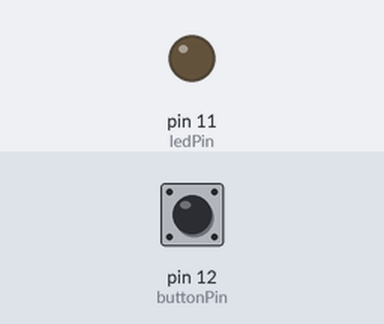
Bench run of a program on a simulated Raspberry Pi (header pin numbers). Shown: output pins drawn as LEDs (lit = HIGH). The test bench sets the inputs (shaded band); at power-on: pin 12 (buttonPin) HIGH. What the program prints to the terminal is not drawn.

Above: at 1.2 s.
1.3 s: pin 12 (buttonPin) pulled LOW for 0.15 s
At 1.37 s:
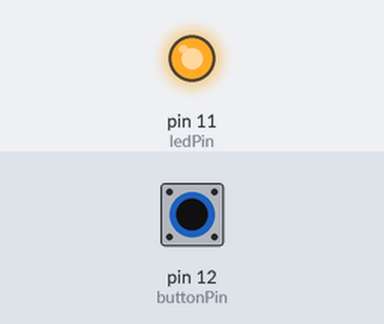
2.9 s: pin 12 (buttonPin) pulled LOW for 3.2 s
At 7.0 s:
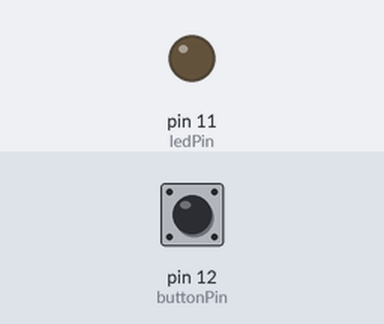
Timing chart, 0 to 8.5 s (numbered marks = the images above; inputs shaded):
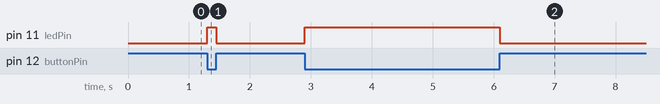

The program:

button_light.py
```python
import RPi.GPIO as GPIO

ledPin = 11
buttonPin = 12

def setup():
    GPIO.setmode(GPIO.BOARD)
    GPIO.setup(ledPin, GPIO.OUT)
    GPIO.output(ledPin, GPIO.LOW)
    GPIO.setup(buttonPin, GPIO.IN, pull_up_down=GPIO.PUD_UP)

def loop():
    while True:
        if GPIO.input(buttonPin) == GPIO.LOW:
            GPIO.output(ledPin, GPIO.HIGH)
            print("Button Pressed")
        else:
            GPIO.output(ledPin, GPIO.LOW)
            print("Button Released")

def destroy():
    GPIO.cleanup()

if __name__ == '__main__':
    print('Running...')
    setup()

    try:
        loop()
    except KeyboardInterrupt:
        destroy()
```

Measured:
- after the input at 1.3 s, pin 11 (ledPin): LOW → HIGH at once, → LOW 0.15 s later
- after the input at 2.9 s, pin 11 (ledPin): LOW → HIGH at once, → LOW 3.2 s later
